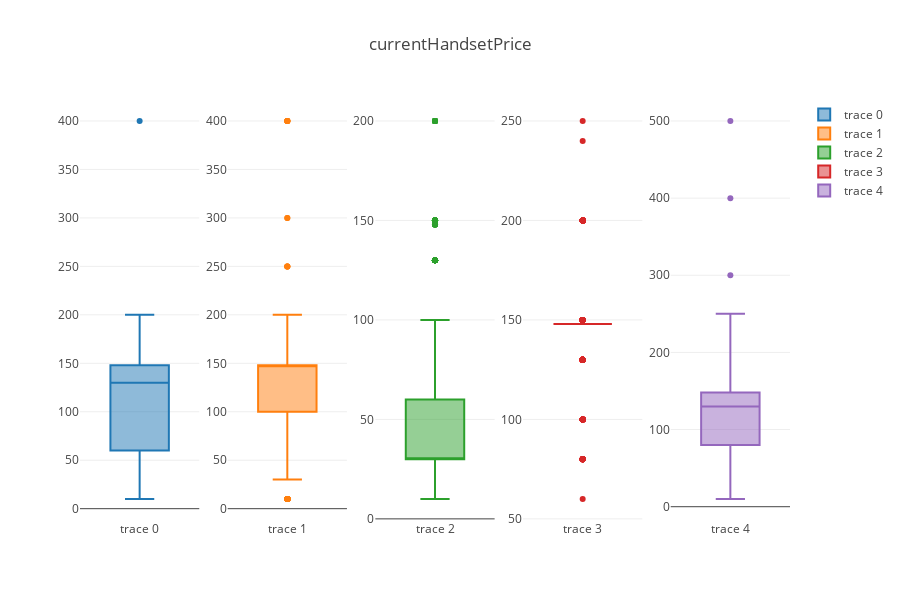

Notebook code cell kept with this figure:
### Code cell
trace0 =  go.Box(
    y=df3.loc[df3["group"]==0,"currentHandsetPrice"]
)
trace1 =  go.Box(
    y=df3.loc[df3["group"]==1,"currentHandsetPrice"]
)
trace2 =  go.Box(
    y=df3.loc[df3["group"]==2,"currentHandsetPrice"]
)
trace3 =  go.Box(
    y=df3.loc[df3["group"]==3,"currentHandsetPrice"]
)
trace4 =  go.Box(
    y=df3.loc[df3["group"]==4,"currentHandsetPrice"]
)

data = [trace0,trace1,trace2,trace3,trace4]
fig = tools.make_subplots(rows=1, cols=5)

fig.append_trace(trace0,1,1)
fig.append_trace(trace1,1,2)
fig.append_trace(trace2,1,3)
fig.append_trace(trace3,1,4)
fig.append_trace(trace4,1,5)


fig['layout'].update(height=600, width=900, title='currentHandsetPrice')
iplot(fig)
# Do this for every variables

### Figure 1 — Plotly figure (JSON) as saved in the notebook; plotly's stock layout.template omitted (floating-point values rounded to 4 significant figures; data arrays with more than 128 entries replaced by an {"elided": "..."} marker saying what was removed)
{"data": [{"type": "box", "xaxis": "x1", "y": {"elided": "189 float values"}, "yaxis": "y1"}, {"type": "box", "xaxis": "x2", "y": {"elided": "1988 float values"}, "yaxis": "y2"}, {"type": "box", "xaxis": "x3", "y": {"elided": "2165 float values"}, "yaxis": "y3"}, {"type": "box", "xaxis": "x4", "y": {"elided": "5267 float values"}, "yaxis": "y4"}, {"type": "box", "xaxis": "x5", "y": {"elided": "297 float values"}, "yaxis": "y5"}], "layout": {"height": 600, "title": "currentHandsetPrice", "width": 900, "xaxis1": {"anchor": "y1", "domain": [0, 0.168]}, "xaxis2": {"anchor": "y2", "domain": [0.208, 0.376]}, "xaxis3": {"anchor": "y3", "domain": [0.416, 0.584]}, "xaxis4": {"anchor": "y4", "domain": [0.624, 0.792]}, "xaxis5": {"anchor": "y5", "domain": [0.832, 1]}, "yaxis1": {"anchor": "x1", "domain": [0, 1]}, "yaxis2": {"anchor": "x2", "domain": [0, 1]}, "yaxis3": {"anchor": "x3", "domain": [0, 1]}, "yaxis4": {"anchor": "x4", "domain": [0, 1]}, "yaxis5": {"anchor": "x5", "domain": [0, 1]}}}
